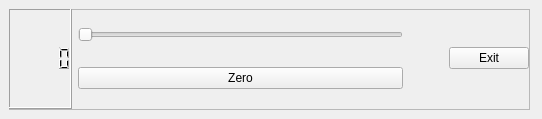
<?xml version="1.0" encoding="UTF-8"?>
<ui version="4.0">
 <class>MyForm</class>
 <widget class="QWidget" name="MyForm">
  <property name="geometry">
   <rect>
    <x>0</x>
    <y>0</y>
    <width>542</width>
    <height>119</height>
   </rect>
  </property>
  <property name="windowTitle">
   <string>Form</string>
  </property>
  <widget class="QFrame" name="frame">
   <property name="geometry">
    <rect>
     <x>9</x>
     <y>9</y>
     <width>521</width>
     <height>101</height>
    </rect>
   </property>
   <property name="frameShape">
    <enum>QFrame::StyledPanel</enum>
   </property>
   <property name="frameShadow">
    <enum>QFrame::Raised</enum>
   </property>
   <widget class="QWidget" name="horizontalLayoutWidget">
    <property name="geometry">
     <rect>
      <x>-1</x>
      <y>-1</y>
      <width>521</width>
      <height>101</height>
     </rect>
    </property>
    <layout class="QHBoxLayout" name="horizontalLayout">
     <item>
      <widget class="MyQLCD" name="lcdDisp"/>
     </item>
     <item>
      <layout class="QVBoxLayout" name="verticalLayout">
       <item>
        <widget class="QSlider" name="incrementSlider">
         <property name="orientation">
          <enum>Qt::Horizontal</enum>
         </property>
        </widget>
       </item>
       <item>
        <widget class="QPushButton" name="bttZero">
         <property name="text">
          <string>Zero</string>
         </property>
        </widget>
       </item>
      </layout>
     </item>
     <item>
      <spacer name="horizontalSpacer">
       <property name="orientation">
        <enum>Qt::Horizontal</enum>
       </property>
       <property name="sizeType">
        <enum>QSizePolicy::Fixed</enum>
       </property>
       <property name="sizeHint" stdset="0">
        <size>
         <width>40</width>
         <height>20</height>
        </size>
       </property>
      </spacer>
     </item>
     <item>
      <widget class="QPushButton" name="bttExit">
       <property name="text">
        <string>Exit</string>
       </property>
      </widget>
     </item>
    </layout>
   </widget>
  </widget>
 </widget>
 <customwidgets>
  <customwidget>
   <class>MyQLCD</class>
   <extends>QLCDNumber</extends>
   <header>myqlcd.h</header>
   <slots>
    <slot>valorZero()</slot>
    <slot>escriuNumero(int)</slot>
   </slots>
  </customwidget>
 </customwidgets>
 <resources/>
 <connections>
  <connection>
   <sender>bttExit</sender>
   <signal>clicked()</signal>
   <receiver>MyForm</receiver>
   <slot>close()</slot>
   <hints>
    <hint type="sourcelabel">
     <x>487</x>
     <y>58</y>
    </hint>
    <hint type="destinationlabel">
     <x>270</x>
     <y>59</y>
    </hint>
   </hints>
  </connection>
  <connection>
   <sender>incrementSlider</sender>
   <signal>valueChanged(int)</signal>
   <receiver>lcdDisp</receiver>
   <slot>escriuNumero(int)</slot>
   <hints>
    <hint type="sourcelabel">
     <x>237</x>
     <y>34</y>
    </hint>
    <hint type="destinationlabel">
     <x>40</x>
     <y>58</y>
    </hint>
   </hints>
  </connection>
  <connection>
   <sender>bttZero</sender>
   <signal>clicked()</signal>
   <receiver>lcdDisp</receiver>
   <slot>valorZero()</slot>
   <hints>
    <hint type="sourcelabel">
     <x>237</x>
     <y>77</y>
    </hint>
    <hint type="destinationlabel">
     <x>40</x>
     <y>58</y>
    </hint>
   </hints>
  </connection>
 </connections>
</ui>
